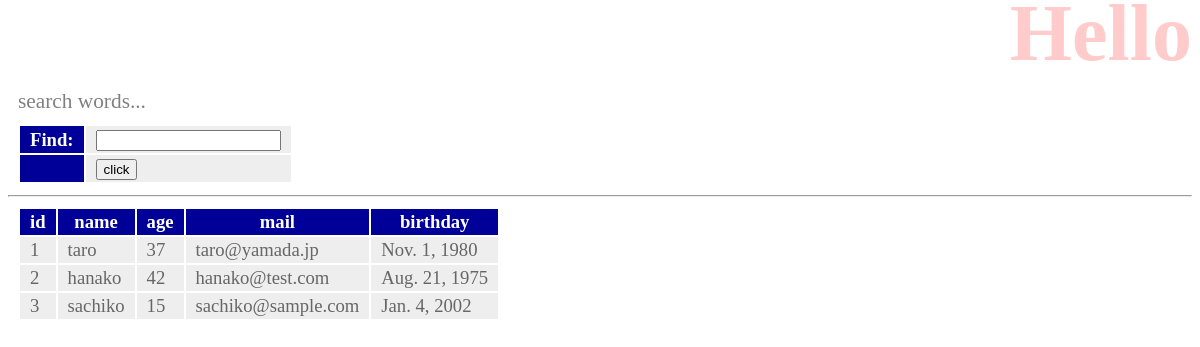
The app's page /hello/find, older data.
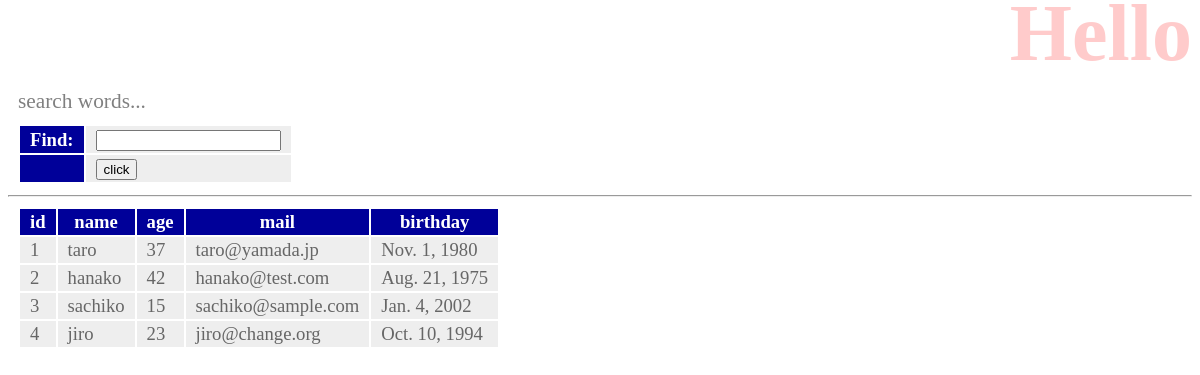
The same page, newer data.
### hello/models.py (models this page shows, shortened)
class Friend(models.Model):
    name = models.CharField(max_length=100,validators=[number_only])
    mail = models.EmailField(max_length=200)
    gender = models.BooleanField()
    age = models.IntegerField()
    birthday = models.DateField()

### hello/views.py (the view)
# urls.py: path('find', views.find, name='find'),
def find(request):
    if(request.method == 'POST'):
        msg = request.POST['find']
        form = FindForm(request.POST)
        sql = 'select * from hello_friend'
        if(msg != ''):
            sql += ' where ' + msg
        data = Friend.objects.raw(sql)
        msg = sql
    else:
        msg = 'search words...'
        form = FindForm()
        data = Friend.objects.all()
    params = {
            'title': 'Hello',
            'message': msg,
            'form': form,
            'data':data,
            }
    return render(request, 'hello/find.html', params)

### hello/forms.py
class FindForm(forms.Form):
    find = forms.CharField(label='Find', required=False)

### hello/templates/hello/find.html (shortened to what this page needs)
{% load static %}
<!doctype html>
<html lang="ja">
<head>
    <link rel="stylesheet" type="text/css" href="{% static 'hello/css/style.css' %}" />
</head>
<body>
    <h1>{{title}}</h1>
    <p>{{message|safe}}</p>
    <table>
        <form action="{% url 'find' %}" method="post">
            {{form}}
            <tr>
                <th></th>
                <td>
                    <input type="submit" value="click">
                </td>
            </tr>
        </form>
    </table>
    <hr>
    <table>
        <tr>
            <th>id</th>
            <th>name</th>
            <th>age</th>
            <th>mail</th>
            <th>birthday</th>
        </tr>
        {% for item in data %}
        <tr>
            <td>{{item.id}}</td>
            <td>{{item.name}}</td>
            <td>{{item.age}}</td>
            <td>{{item.mail}}</td>
            <td>{{item.birthday}}</td>
        </tr>
        {% endfor %}
    </table>
</body>
</html>

Row changes from the older to the newer data that the page shows:
added Friend: id "4", name "jiro", age "23", mail "jiro@change.org", birthday "Oct. 10, 1994"
